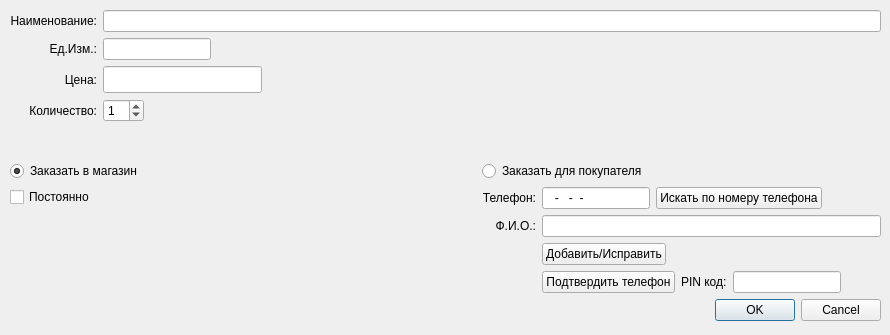
<?xml version="1.0" encoding="UTF-8"?>
<ui version="4.0">
 <class>Dialog</class>
 <widget class="Dialog" name="Dialog">
  <property name="geometry">
   <rect>
    <x>0</x>
    <y>0</y>
    <width>890</width>
    <height>335</height>
   </rect>
  </property>
  <property name="windowTitle">
   <string>Dialog</string>
  </property>
  <widget class="QWidget" name="verticalLayoutWidget_3">
   <property name="geometry">
    <rect>
     <x>10</x>
     <y>10</y>
     <width>871</width>
     <height>311</height>
    </rect>
   </property>
   <layout class="QVBoxLayout" name="verticalLayout_3">
    <item>
     <layout class="QGridLayout" name="gridLayout">
      <property name="sizeConstraint">
       <enum>QLayout::SetMaximumSize</enum>
      </property>
      <item row="2" column="1">
       <widget class="QLineEdit" name="lineEditUnit">
        <property name="sizePolicy">
         <sizepolicy hsizetype="Fixed" vsizetype="Fixed">
          <horstretch>0</horstretch>
          <verstretch>0</verstretch>
         </sizepolicy>
        </property>
        <property name="readOnly">
         <bool>true</bool>
        </property>
       </widget>
      </item>
      <item row="2" column="0">
       <widget class="QLabel" name="label2">
        <property name="text">
         <string>Ед.Изм.:</string>
        </property>
        <property name="alignment">
         <set>Qt::AlignRight|Qt::AlignTrailing|Qt::AlignVCenter</set>
        </property>
       </widget>
      </item>
      <item row="3" column="0">
       <widget class="QLabel" name="label3">
        <property name="text">
         <string>Цена:</string>
        </property>
        <property name="alignment">
         <set>Qt::AlignRight|Qt::AlignTrailing|Qt::AlignVCenter</set>
        </property>
       </widget>
      </item>
      <item row="0" column="0">
       <widget class="QLabel" name="label1">
        <property name="text">
         <string>Наименование:</string>
        </property>
        <property name="alignment">
         <set>Qt::AlignRight|Qt::AlignTrailing|Qt::AlignVCenter</set>
        </property>
       </widget>
      </item>
      <item row="3" column="1">
       <widget class="MyNumericEdit" name="lineEditPrice">
        <property name="sizePolicy">
         <sizepolicy hsizetype="Fixed" vsizetype="Fixed">
          <horstretch>0</horstretch>
          <verstretch>0</verstretch>
         </sizepolicy>
        </property>
        <property name="font">
         <font>
          <pointsize>12</pointsize>
          <weight>75</weight>
          <bold>true</bold>
         </font>
        </property>
        <property name="readOnly">
         <bool>true</bool>
        </property>
       </widget>
      </item>
      <item row="0" column="1">
       <widget class="QLineEdit" name="lineEditName">
        <property name="readOnly">
         <bool>true</bool>
        </property>
       </widget>
      </item>
      <item row="4" column="0">
       <widget class="QLabel" name="label">
        <property name="text">
         <string>Количество:</string>
        </property>
        <property name="alignment">
         <set>Qt::AlignRight|Qt::AlignTrailing|Qt::AlignVCenter</set>
        </property>
       </widget>
      </item>
      <item row="4" column="1">
       <widget class="QSpinBox" name="spinBox">
        <property name="sizePolicy">
         <sizepolicy hsizetype="Fixed" vsizetype="Fixed">
          <horstretch>0</horstretch>
          <verstretch>0</verstretch>
         </sizepolicy>
        </property>
        <property name="value">
         <number>1</number>
        </property>
       </widget>
      </item>
     </layout>
    </item>
    <item>
     <spacer name="verticalSpacer_2">
      <property name="orientation">
       <enum>Qt::Vertical</enum>
      </property>
      <property name="sizeHint" stdset="0">
       <size>
        <width>20</width>
        <height>40</height>
       </size>
      </property>
     </spacer>
    </item>
    <item>
     <layout class="QHBoxLayout" name="horizontalLayout_3">
      <item>
       <layout class="QVBoxLayout" name="verticalLayout">
        <item>
         <widget class="QRadioButton" name="radioButtonToShop">
          <property name="text">
           <string>Заказать в магазин</string>
          </property>
          <property name="checked">
           <bool>true</bool>
          </property>
         </widget>
        </item>
        <item>
         <widget class="QCheckBox" name="checkBox">
          <property name="sizePolicy">
           <sizepolicy hsizetype="Fixed" vsizetype="Fixed">
            <horstretch>0</horstretch>
            <verstretch>0</verstretch>
           </sizepolicy>
          </property>
          <property name="text">
           <string>Постоянно</string>
          </property>
         </widget>
        </item>
        <item>
         <spacer name="verticalSpacer">
          <property name="orientation">
           <enum>Qt::Vertical</enum>
          </property>
          <property name="sizeHint" stdset="0">
           <size>
            <width>20</width>
            <height>40</height>
           </size>
          </property>
         </spacer>
        </item>
       </layout>
      </item>
      <item>
       <spacer name="horizontalSpacer_4">
        <property name="orientation">
         <enum>Qt::Horizontal</enum>
        </property>
        <property name="sizeHint" stdset="0">
         <size>
          <width>40</width>
          <height>20</height>
         </size>
        </property>
       </spacer>
      </item>
      <item>
       <layout class="QVBoxLayout" name="verticalLayout_2">
        <item>
         <widget class="QRadioButton" name="radioButtonToClient">
          <property name="text">
           <string>Заказать для покупателя</string>
          </property>
         </widget>
        </item>
        <item>
         <layout class="QGridLayout" name="gridLayout2">
          <item row="2" column="2">
           <widget class="QLabel" name="label_3">
            <property name="text">
             <string>Ф.И.О.:</string>
            </property>
            <property name="alignment">
             <set>Qt::AlignRight|Qt::AlignTrailing|Qt::AlignVCenter</set>
            </property>
           </widget>
          </item>
          <item row="1" column="2">
           <widget class="QLabel" name="label_2">
            <property name="text">
             <string>Телефон:</string>
            </property>
            <property name="alignment">
             <set>Qt::AlignRight|Qt::AlignTrailing|Qt::AlignVCenter</set>
            </property>
           </widget>
          </item>
          <item row="1" column="3">
           <layout class="QHBoxLayout" name="horizontalLayout">
            <item>
             <widget class="QLineEdit" name="lineEditMenPhone">
              <property name="sizePolicy">
               <sizepolicy hsizetype="Fixed" vsizetype="Fixed">
                <horstretch>0</horstretch>
                <verstretch>0</verstretch>
               </sizepolicy>
              </property>
              <property name="inputMask">
               <string>999-999-99-99; </string>
              </property>
              <property name="text">
               <string>---</string>
              </property>
              <property name="readOnly">
               <bool>false</bool>
              </property>
             </widget>
            </item>
            <item>
             <widget class="QPushButton" name="pushButtonMenSearch">
              <property name="sizePolicy">
               <sizepolicy hsizetype="Fixed" vsizetype="Fixed">
                <horstretch>0</horstretch>
                <verstretch>0</verstretch>
               </sizepolicy>
              </property>
              <property name="text">
               <string>Искать по номеру телефона</string>
              </property>
             </widget>
            </item>
            <item>
             <spacer name="horizontalSpacer">
              <property name="orientation">
               <enum>Qt::Horizontal</enum>
              </property>
              <property name="sizeHint" stdset="0">
               <size>
                <width>40</width>
                <height>20</height>
               </size>
              </property>
             </spacer>
            </item>
           </layout>
          </item>
          <item row="2" column="3">
           <widget class="QLineEdit" name="lineEditMenName"/>
          </item>
          <item row="4" column="3">
           <layout class="QHBoxLayout" name="horizontalLayout_2">
            <item>
             <widget class="QPushButton" name="pushButtonSendSMS">
              <property name="text">
               <string>Подтвердить телефон</string>
              </property>
             </widget>
            </item>
            <item>
             <widget class="QLabel" name="label_4">
              <property name="text">
               <string>PIN код:</string>
              </property>
             </widget>
            </item>
            <item>
             <widget class="QLineEdit" name="lineEditPin"/>
            </item>
            <item>
             <spacer name="horizontalSpacer_3">
              <property name="orientation">
               <enum>Qt::Horizontal</enum>
              </property>
              <property name="sizeHint" stdset="0">
               <size>
                <width>40</width>
                <height>20</height>
               </size>
              </property>
             </spacer>
            </item>
           </layout>
          </item>
          <item row="3" column="3">
           <widget class="QPushButton" name="pushButtonAddMen">
            <property name="sizePolicy">
             <sizepolicy hsizetype="Fixed" vsizetype="Fixed">
              <horstretch>0</horstretch>
              <verstretch>0</verstretch>
             </sizepolicy>
            </property>
            <property name="text">
             <string>Добавить/Исправить</string>
            </property>
           </widget>
          </item>
         </layout>
        </item>
       </layout>
      </item>
     </layout>
    </item>
    <item>
     <widget class="QDialogButtonBox" name="buttonBox">
      <property name="focusPolicy">
       <enum>Qt::NoFocus</enum>
      </property>
      <property name="orientation">
       <enum>Qt::Horizontal</enum>
      </property>
      <property name="standardButtons">
       <set>QDialogButtonBox::Cancel|QDialogButtonBox::Ok</set>
      </property>
     </widget>
    </item>
   </layout>
  </widget>
  <zorder>verticalLayoutWidget_3</zorder>
  <zorder></zorder>
 </widget>
 <customwidgets>
  <customwidget>
   <class>Dialog</class>
   <extends>QDialog</extends>
   <header>dialog.h</header>
   <container>1</container>
  </customwidget>
  <customwidget>
   <class>MyNumericEdit</class>
   <extends>QLineEdit</extends>
   <header>mynumericedit.h</header>
  </customwidget>
 </customwidgets>
 <resources/>
 <connections>
  <connection>
   <sender>buttonBox</sender>
   <signal>rejected()</signal>
   <receiver>Dialog</receiver>
   <slot>reject()</slot>
   <hints>
    <hint type="sourcelabel">
     <x>316</x>
     <y>260</y>
    </hint>
    <hint type="destinationlabel">
     <x>286</x>
     <y>274</y>
    </hint>
   </hints>
  </connection>
 </connections>
</ui>
